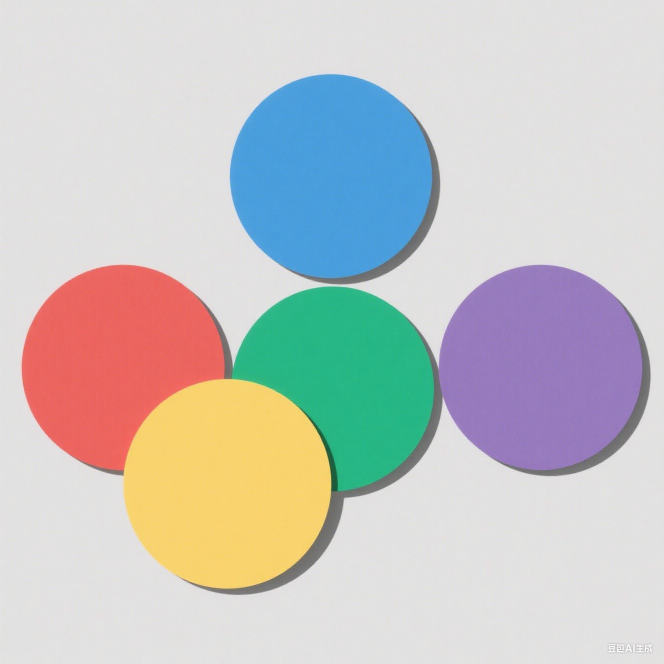
#> input picture yuan1.png, 1328 x 1328 px (shown at 1/2 size)
$ python test_8.py
#> lines starting #> are read from the running program, lines starting #| are printed output that depends on the picture
"""
图像缩放、插值方式缩放
"""

import cv2


# image = cv2.imread("./ce.png")
# image = cv2.imread("pingpang.png")
image = cv2.imread("yuan1.png")
#> image is the input picture: shape (1328, 1328, 3); mean B, G, R 197, 198.7, 198.1

height, width = image.shape[0], image.shape[1]
#> height = 1328; width = 1328
print(height, width)
#| 1328 1328

cv2.imshow("neme", image)


# 可选的插值方式如下：
# INTER_NEAREST - 最近邻插值
# INTER_LINEAR - 线性插值（默认值）
# img_new = cv2.resize(image, (300, 640), cv2.INTER_NEAREST)
# cv2.imshow("neme1", img_new)

# 按比例缩放
# 缩放到原来的二分之一，输出尺寸格式为（宽，高）
img_new = cv2.resize(image, (100, 600))
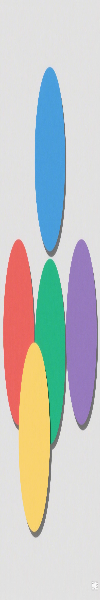
#> img_new: shape (600, 100, 3); mean B, G, R 196.9, 198.6, 198


cv2.imwrite('ce3.png',img_new)

cv2.imshow("neme2", img_new)
cv2.waitKey(0)

$ run again, with pingpang.png copied over yuan1.png
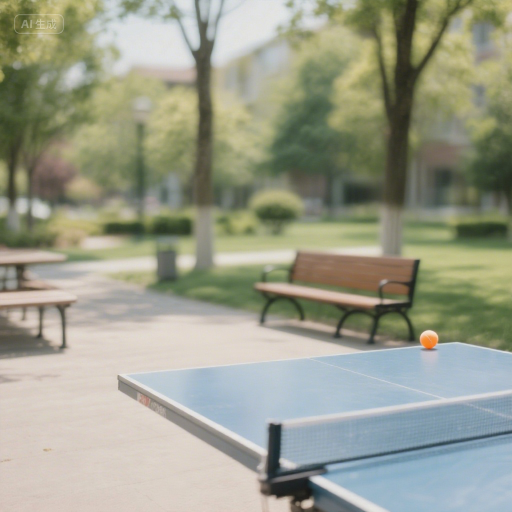
#> input picture pingpang.png, 1024 x 1024 px (shown at 1/2 size)
#> image is the input picture: shape (1024, 1024, 3); mean B, G, R 139, 156.8, 154.3
#| 1024 1024
#> `img_new = cv2.resize(image, (100, 600))`:
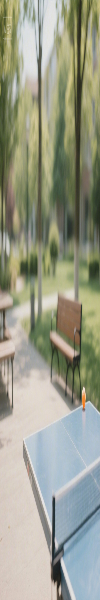
#> img_new: shape (600, 100, 3); mean B, G, R 138.8, 156.7, 154.1
